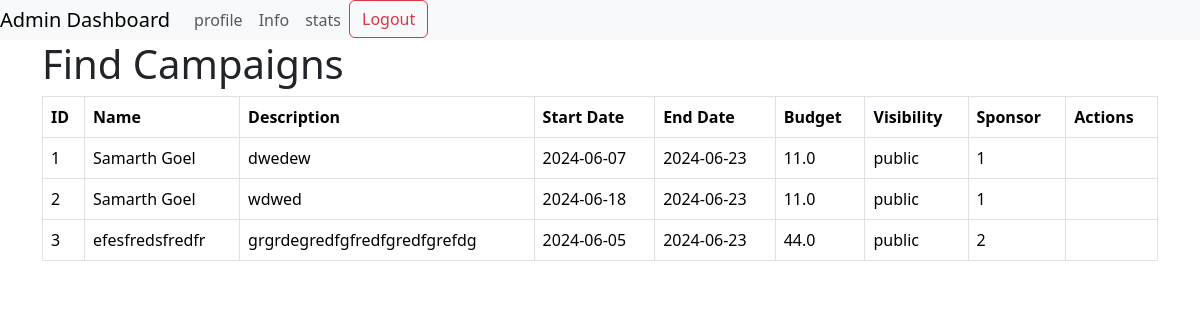
Page /find_camp (signed in) on the committed database.
### models.py (models this page shows)
class Campaign(db.Model):
    __tablename__ = 'campaign'
    Campaign_id = db.Column(db.Integer, primary_key=True)
    name = db.Column(db.String(64), nullable=False)
    description = db.Column(db.Text, nullable=False)
    start_date = db.Column(db.Date, nullable=False)
    end_date = db.Column(db.Date, nullable=False)
    budget = db.Column(db.Float, nullable=False)
    visibility = db.Column(db.String(8), nullable=False)
    sponsor_id = db.Column(db.Integer, db.ForeignKey('user.user_id'), nullable=False)
    ad_requests = db.relationship('AdRequest', backref='campaign', lazy=True)

### routes.py (the view)
@app.route('/find_camp')
@auth
def find_camp():
    if User.query.get(session['user_id']).is_admin:
        campaigns = Campaign.query.all()
        return render_template('find_camp.html', campaigns=campaigns)
    else:
        return "Access denied"

### routes.py (called while the page is built)
def auth(func):
    @wraps(func)
    def inner(*agrs,**kwargs):
        if 'user_id'not in session:
            flash('Login to continue')
            return redirect(url_for('login'))
        return func(*agrs ,**kwargs)
    return inner

### templates/find_camp.html
{% extends 'layout_adm.html' %}
{% block content %}
<h1>Find Campaigns</h1>
<table class="table table-bordered">
  <thead>
    <tr>
      <th scope="col">ID</th>
      <th scope="col">Name</th>
      <th scope="col">Description</th>
      <th scope="col">Start Date</th>
      <th scope="col">End Date</th>
      <th scope="col">Budget</th>
      <th scope="col">Visibility</th>
      <th scope="col">Sponsor</th>
      <th scope="col">Actions</th>
    </tr>
  </thead>
  <tbody>
    {% for campaign in campaigns %}
    <tr>
      <td>{{ campaign.Campaign_id }}</td>
      <td>{{ campaign.name }}</td>
      <td>{{ campaign.description }}</td>
      <td>{{ campaign.start_date }}</td>
      <td>{{ campaign.end_date }}</td>
      <td>{{ campaign.budget }}</td>
      <td>{{ campaign.visibility }}</td>
      <td>{{ campaign.sponsor_id}}</td>
      <td>
      </td>
    </tr>
    {% endfor %}
  </tbody>
</table>
{% endblock %}

### templates/layout_adm.html (shortened to what this page needs)
<!DOCTYPE html>
<html lang="en">
<head>
    <link href="https://cdn.jsdelivr.net/npm/bootstrap@5.3.3/dist/css/bootstrap.min.css" rel="stylesheet">
</head>
<body>
{% include 'nav_adm.html'   %}
<div class="container">
    {% block content %}
    {% endblock %}
</div>
</body>
</html>

### templates/nav_adm.html (shortened to what this page needs)
<nav class="navbar navbar-expand-lg navbar-light bg-light">
    <a class="navbar-brand" href="/" >Admin Dashboard</a>
    <div class="collapse navbar-collapse" id="navbarNav">
      <ul class="navbar-nav">
        <li class="nav-item">
          <a class="nav-link" href="{{ url_for('profile') }}"">profile</a>
        </li>
        <li class="nav-item">
            <a class="nav-link" href="{{ url_for('profile') }}"">Info</a>
        <li class="nav-item">
          <a class="nav-link" href="{{ url_for('stats') }}"">stats</a>
        </li>
        <li >
          <a class="btn btn-outline-danger" href="{{ url_for('logout') }}"">Logout</a>
        </li>
      </ul>
    </div>
</nav>

### templates/nav_adm.html (style rules this page uses)
.navbar { width: 100%; padding: 0; }

### rows in the picture
Campaign: Campaign_id "1", name "Samarth Goel", description "dwedew", start_date "2024-06-07", end_date "2024-06-23", budget "11.0", visibility "public", sponsor_id "1"
Campaign: Campaign_id "2", name "Samarth Goel", description "wdwed", start_date "2024-06-18", end_date "2024-06-23", budget "11.0", visibility "public", sponsor_id "1"
Campaign: Campaign_id "3", name "efesfredsfredfr", description "grgrdegredfgfredfgredfgrefdg", start_date "2024-06-05", end_date "2024-06-23", budget "44.0", visibility "public", sponsor_id "2"
